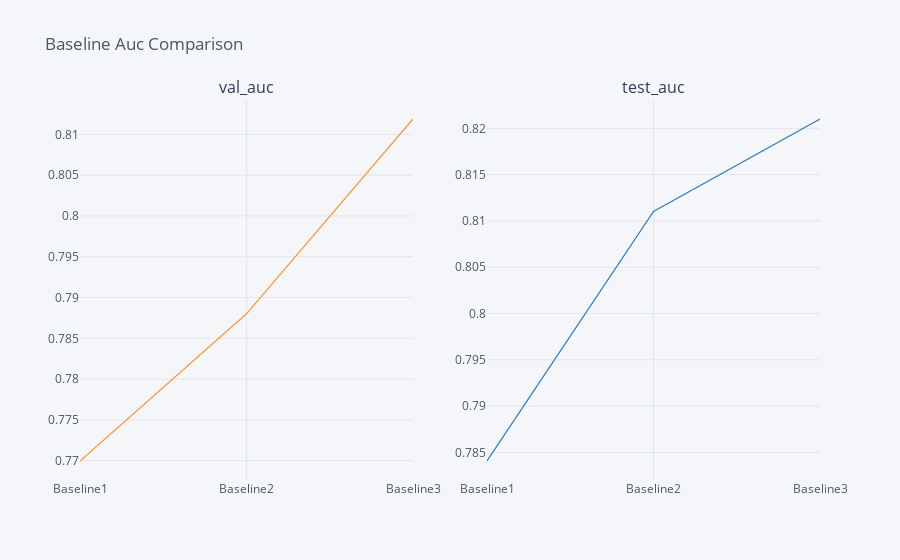

Notebook code for this chart:
### Code cell
Baselines[ordered[2:4]].iplot(subplots=True, subplot_titles=ordered[2:4], legend=False, title = 'Baseline Auc Comparison')

### Figure 1 — Plotly figure (JSON) as saved in the notebook; plotly's stock layout.template omitted (floating-point values rounded to 4 significant figures)
{"data": [{"line": {"color": "rgba(255, 153, 51, 1.0)", "dash": "solid", "shape": "linear", "width": 1.3}, "mode": "lines", "name": "val_auc", "text": "", "type": "scatter", "x": ["Baseline1", "Baseline2", "Baseline3"], "xaxis": "x", "y": [0.77, 0.788, 0.8119], "yaxis": "y"}, {"line": {"color": "rgba(55, 128, 191, 1.0)", "dash": "solid", "shape": "linear", "width": 1.3}, "mode": "lines", "name": "test_auc", "text": "", "type": "scatter", "x": ["Baseline1", "Baseline2", "Baseline3"], "xaxis": "x2", "y": [0.7841, 0.811, 0.821], "yaxis": "y2"}], "layout": {"annotations": [{"font": {"size": 16}, "showarrow": false, "text": "val_auc", "x": 0.225, "xanchor": "center", "xref": "paper", "y": 1, "yanchor": "bottom", "yref": "paper"}, {"font": {"size": 16}, "showarrow": false, "text": "test_auc", "x": 0.775, "xanchor": "center", "xref": "paper", "y": 1, "yanchor": "bottom", "yref": "paper"}], "autosize": true, "legend": {"bgcolor": "#F5F6F9", "font": {"color": "#4D5663"}}, "paper_bgcolor": "#F5F6F9", "plot_bgcolor": "#F5F6F9", "showlegend": false, "title": {"font": {"color": "#4D5663"}, "text": "Baseline Auc Comparison"}, "xaxis": {"anchor": "y", "autorange": true, "domain": [0, 0.45], "gridcolor": "#E1E5ED", "range": [0, 2], "showgrid": true, "tickfont": {"color": "#4D5663"}, "title": {"font": {"color": "#4D5663"}, "text": ""}, "type": "category", "zerolinecolor": "#E1E5ED"}, "xaxis2": {"anchor": "y2", "autorange": true, "domain": [0.55, 1], "gridcolor": "#E1E5ED", "range": [0, 2], "showgrid": true, "tickfont": {"color": "#4D5663"}, "title": {"font": {"color": "#4D5663"}, "text": ""}, "type": "category", "zerolinecolor": "#E1E5ED"}, "yaxis": {"anchor": "x", "autorange": true, "domain": [0, 1], "gridcolor": "#E1E5ED", "range": [0.7676, 0.8142], "showgrid": true, "tickfont": {"color": "#4D5663"}, "title": {"font": {"color": "#4D5663"}, "text": ""}, "type": "linear", "zerolinecolor": "#E1E5ED"}, "yaxis2": {"anchor": "x2", "autorange": true, "domain": [0, 1], "gridcolor": "#E1E5ED", "range": [0.782, 0.8231], "showgrid": true, "tickfont": {"color": "#4D5663"}, "title": {"font": {"color": "#4D5663"}, "text": ""}, "type": "linear", "zerolinecolor": "#E1E5ED"}}}
